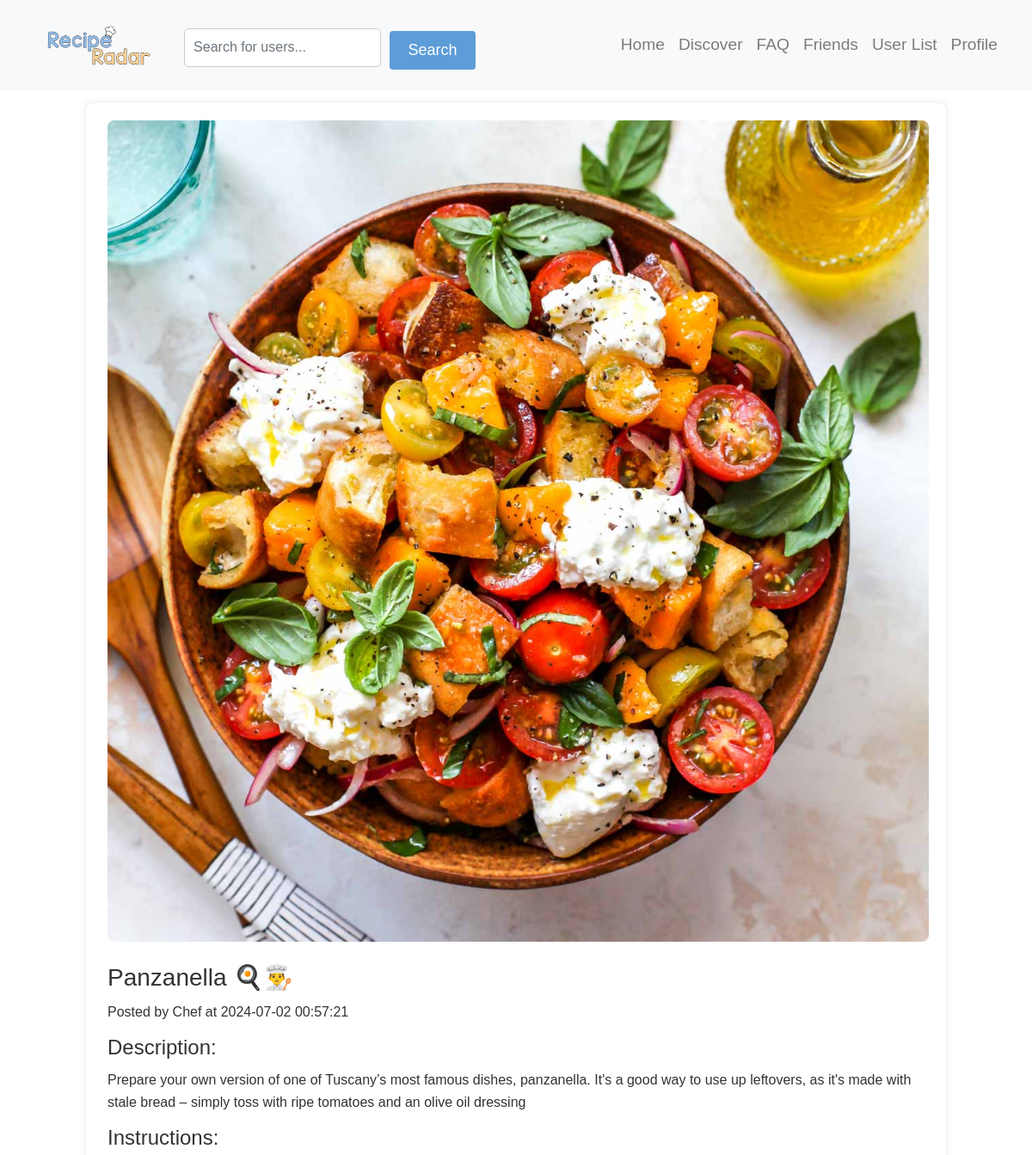
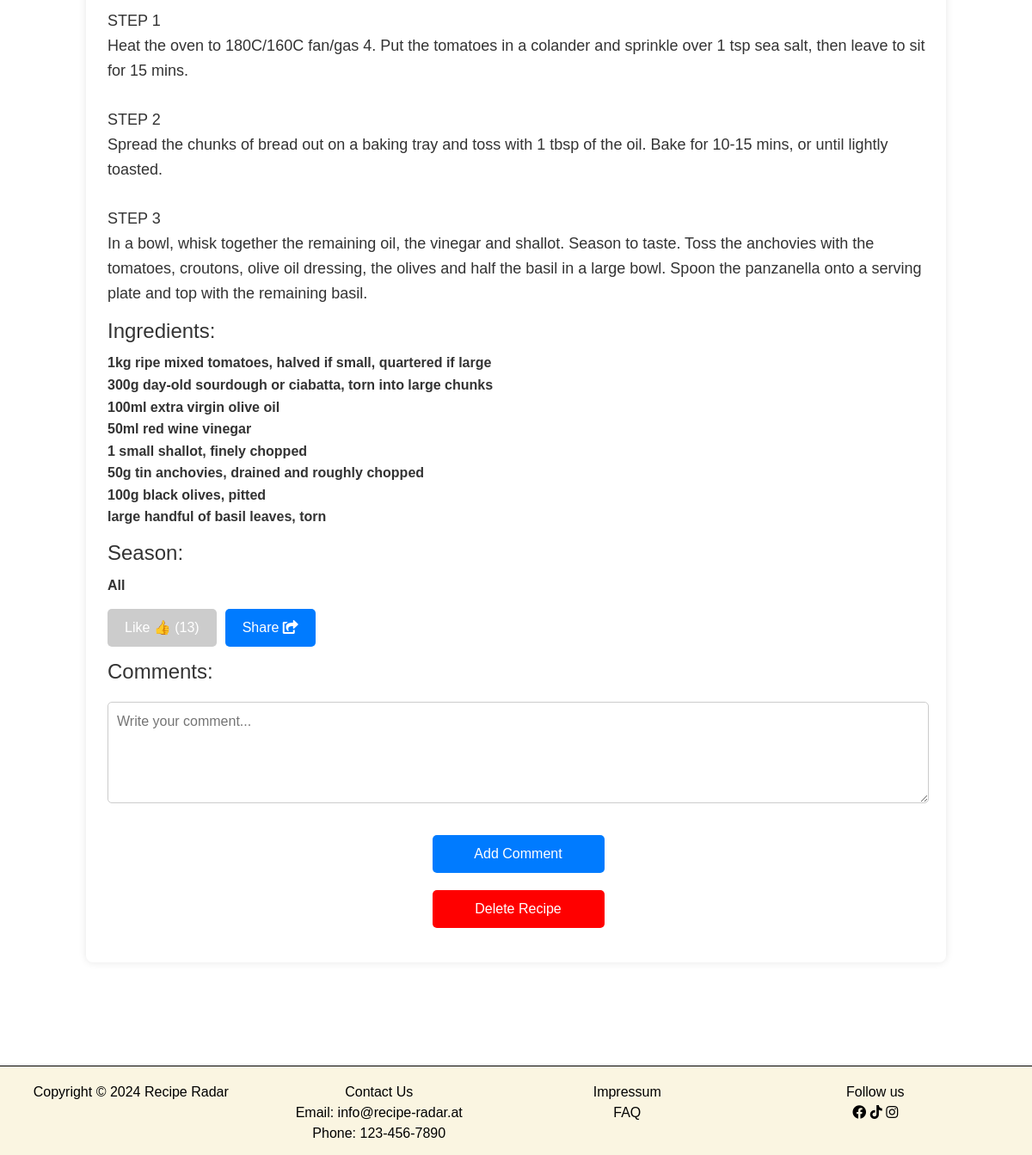
Screenshot of /recipe_detail.php?postID=40 (signed in) with the database file from the repository (2 pictures, top to bottom).
### tables this page shows
CREATE TABLE `posts` (
  `postID` int(20) NOT NULL,
  `authorID` int(20) NOT NULL,
  `category` varchar(60) NOT NULL,
  `title` varchar(255) NOT NULL,
  `content` text DEFAULT NULL,
  `instructions` text DEFAULT NULL,
  `season` varchar(50) NOT NULL DEFAULT 'All Seasons',
  `ingredients` text DEFAULT NULL,
  `picPath` varchar(50) DEFAULT NULL,
  `postDate` timestamp NULL DEFAULT current_timestamp()
);

CREATE TABLE `users` (
  `userID` int(20) NOT NULL,
  `type` text NOT NULL DEFAULT 'normal',
  `salutation` varchar(50) DEFAULT NULL,
  `firstName` varchar(50) NOT NULL,
  `middleName` varchar(50) DEFAULT NULL,
  `lastName` varchar(50) NOT NULL,
  `userName` varchar(30) NOT NULL,
  `email` varchar(100) NOT NULL,
  `password` varchar(255) NOT NULL,
  `birthDate` date NOT NULL,
  `profilePicture` varchar(255) DEFAULT NULL
);

### recipe_detail.php (the view, shortened to what this page needs)
<?php
include('config/db_connect.php');
?>
<!DOCTYPE html>
<html>
<head>
    <?php include('components/head.php'); ?>
</head>
<body>
    <?php include('components/navigation.php'); ?>
    <main>
        <div class="profile-row">
            <div class="container">
                <section>
                    <?php
                    if (isset($_GET['postID'])) {
                        $postID = $_GET['postID'];
                        $sql = "SELECT posts.*, users.firstname,
                                (SELECT COUNT(*) FROM likes WHERE likes.postID = posts.postID) as likeCount,
                                (SELECT COUNT(*) FROM likes WHERE likes.postID = posts.postID AND likes.userID = {$_SESSION['currentSession']['userID']}) as userLiked
                                FROM posts
                                INNER JOIN users ON posts.authorID = users.userID
                                WHERE postID = $postID";
                        $result = $conn->query($sql);
                        if ($result->num_rows > 0) {
                            $row = $result->fetch_assoc();
                            $title = $row["title"];
                            $authorFirstName = $row["firstname"];
                            $postDate = $row["postDate"];
                            $content = $row["content"];
                            $ingredients = nl2br($row["ingredients"]);
                            $instructions = nl2br($row["instructions"]);
                            $picPath = str_replace('../', '', $row["picPath"]);
                            $season = $row["season"];
                            $likeCount = $row["likeCount"];
                            $userLiked = $row["userLiked"];
                            echo '<div class="recipe-detail">';
                            if (!empty($picPath)) {
                                echo '<img src="' . $picPath . '" class="recipe-image" alt="Recipe Picture">';
                            }
                            echo '<h2>' . $title . '</h2>';
                            echo '<p>Posted by ' . $authorFirstName . ' at ' . $postDate . '</p>';
                            echo '<h3>Description:</h3>';
                            echo '<p>' . $content . '</p>';
                            echo '<h3>Instructions:</h3>';
                            echo '<p class="instructions">' . $instructions . '</p>';
                            echo '<h3>Ingredients:</h3>';
                            echo '<p class="ingredients">' . $ingredients . '</p>';
                            echo '<h3>Season:</h3>';
                            echo '<p class="season">' . $season . '</p>';
                            echo '<button id="like-button" class="like-button ' . ($userLiked ? 'liked' : '') . '">Like ' . ($userLiked ? '👍' : '👍') . ' (' . $likeCount . ')</button>';
                            echo '<button id="share-button" class="share-button">Share ';
                            echo '<i class="fas fa-share-square"></i>';
                            echo '</button>';
                            echo '<div id="comments-section">';
                            echo '<h3>Comments:</h3>';
                            if (isset($_SESSION['currentSession']['userName'])) {
                                echo '<form id="comment-form">';
                                echo '<textarea id="comment-content" name="content" rows="4" placeholder="Write your comment..." required></textarea><br>';
                                echo '<button type="submit" class="delete-button">Add Comment</button>';
                                echo '</form>';
                            } else {
                                echo '<p><a href="login.php">Log in</a> to add comments.</p>';
                            }
                            echo '</div>';
                            if (isset($_SESSION['currentSession']['userName']) && ($_SESSION['currentSession']['userName'] === 'admin' || $_SESSION['currentSession']['userID'] == $row['authorID'])) {
                                echo '<form action="services/delete_recipe_service.php" method="POST" onsubmit="return confirm(\'Are you sure you want to delete this recipe?\');">';
                                echo '<button type="submit" class="delete-button">Delete Recipe</button>';
                                echo '</form>';
                            }
                            echo '</div>';
                        } else {
                            echo "Recipe not found.";
                        }
                    } else {
                        echo "PostID parameter not provided.";
                    }
                    ?>
                </section>
            </div>
        </div>
        <?php include('components/footer.php'); ?>
    </main>
</body>
</html>

### resources/css/style.css (style rules this page uses)
body { margin: 0; padding: 0; }
.container { max-width: 1000px; margin: 0 auto; padding: 20px; background-color: #fff; border-radius: 5px; box-shadow: 0 2px 5px rgba(0, 0, 0, 0.1); }
form { margin-top: 20px; }
input[type="text"], textarea { width: 100%; padding: 10px; margin-bottom: 15px; border: 1px solid #ccc; border-radius: 5px; box-sizing: border-box; }
body { margin: 0; font-family: 'Segoe UI', Tahoma, Geneva, Verdana, sans-serif; background-color: white; height: 100vh; }

### resources/css/recipe_detail.css (style rules this page uses)
body { background-image: url('../../pictures/bg-2.jpeg'); background-size: cover; font-family: Arial, sans-serif; color: #333; margin: 0; padding: 0; }
.profile-row { max-width: 1400px; margin: 120px auto; padding: 0 20px; }
.container { margin: 10px auto; background-color: #fff; border-radius: 8px; box-shadow: 0 0 10px rgba(0, 0, 0, 0.1); padding: 20px; }
.recipe-detail { margin-bottom: 20px; }
.recipe-image { max-width: 100%; height: auto; border-radius: 8px; margin-bottom: 10px; display: block; margin-left: auto; margin-right: auto; }
.recipe-detail h2 { font-size: 28px; margin-bottom: 10px; margin-top: 25px; color: #333; }
.recipe-detail h3 { font-size: 24px; margin-bottom: 10px; margin-top: 15px; color: #333; }
.recipe-detail p { font-size: 16px; line-height: 1.6; color: #333; margin-bottom: 15px; }
.recipe-detail p.ingredients { font-weight: 600; }
.recipe-detail p.instructions { font-size: 18px; margin-top: 15px; }
.recipe-detail p.season { font-weight: 600; }
.delete-button { display: block; width: 100%; max-width: 200px; margin: 20px auto; padding: 10px 20px; background-color: #ff0000; color: #fff; border: none; border-radius: 5px; font-size: 16px; cursor: pointer; text-align: center; }
.like-button { display: inline-block; padding: 10px 20px; background-color: #ccc; color: #fff; border: none; border-radius: 5px; font-size: 16px; cursor: pointer; }

### recipe_detail.php (style rules this page uses)
body { background-image: url('pictures/bg-2.jpeg'); background-size: cover; font-family: Arial, sans-serif; color: #333; margin: 0; padding: 0; }
.profile-row { max-width: 1400px; margin: 120px auto; padding: 0 20px; }
.container { margin: 10px auto; background-color: #fff; border-radius: 8px; box-shadow: 0 0 10px rgba(0, 0, 0, 0.1); padding: 20px; }
.recipe-detail { margin-left: 5px; margin-bottom: 20px; }
.recipe-image { max-width: 100%; height: auto; border-radius: 8px; margin-bottom: 10px; display: block; margin-left: auto; margin-right: auto; }
.recipe-detail h2 { font-size: 28px; margin-bottom: 10px; margin-top: 25px; color: #333; }
.recipe-detail h3 { font-size: 24px; margin-bottom: 10px; margin-top: 15px; color: #333; }
.recipe-detail p { font-size: 16px; line-height: 1.6; color: #333; }
.recipe-detail p.ingredients { font-weight: 600; color: #333; margin-bottom: 15px; }
.recipe-detail p.instructions { font-size: 18px; color: #333; margin-top: 15px; }
.recipe-detail p.season { font-weight: 600; color: #333; margin-bottom: 15px; }
.delete-button { display: block; width: 100%; max-width: 200px; margin: 20px auto; padding: 10px 20px; background-color: #ff0000; color: #fff; border: none; border-radius: 5px; font-size: 16px; cursor: pointer; }
.like-button { display: inline-block; padding: 10px 20px; background-color: #ccc; color: #fff; border: none; border-radius: 5px; font-size: 16px; cursor: pointer; }
.share-button { display: inline-block; padding: 10px 20px; background-color: #007bff; color: #fff; border: none; border-radius: 5px; font-size: 16px; cursor: pointer; margin-right: 10px; margin-left: 10px; }
#comment-content { width: 100%; padding: 10px; border: 1px solid #ccc; border-radius: 5px; margin-bottom: 10px; box-sizing: border-box; resize: vertical; }
#comment-form button { padding: 10px 20px; background-color: #007bff; color: #fff; border: none; border-radius: 5px; font-size: 16px; cursor: pointer; }

### rows the page displays
posts: picPath (picture), title "Panzanella 🍳👨‍🍳", authorID.firstName "Chef", postDate "2024-07-02 00:57:21", content "Prepare your own version of one of Tuscany’s most famous dishes, panzanella. It's a good way to use up leftovers, as it's made with stale bread – simply toss with ripe tomatoes and an olive oil dressing", instructions "STEP 1 Heat the oven to 180C/160C fan/gas 4. Put the tomatoes in a colander and sprinkle over 1 tsp sea salt, then leave to sit for 15 mins. STEP 2 Spread the chunks of bread out on a baking tray and toss with 1 tbsp of the oil. Bake for 10-15 mins, or until lightly toasted. STEP 3 In a bowl, whisk together the remaining oil, the vinegar and shallot. Season to taste. Toss the anchovies with the tomatoes, croutons, olive oil dressing, the olives and half the basil in a large bowl. Spoon the panzanella onto a serving plate and top with the remaining basil.", ingredients "1kg ripe mixed tomatoes, halved if small, quartered if large 300g day-old sourdough or ciabatta, torn into large chunks 100ml extra virgin olive oil 50ml red wine vinegar 1 small shallot, finely chopped 50g tin anchovies, drained and roughly chopped 100g black olives, pitted large handful of basil leaves, torn", season "All"

### other values shown
$likeCount "13"
